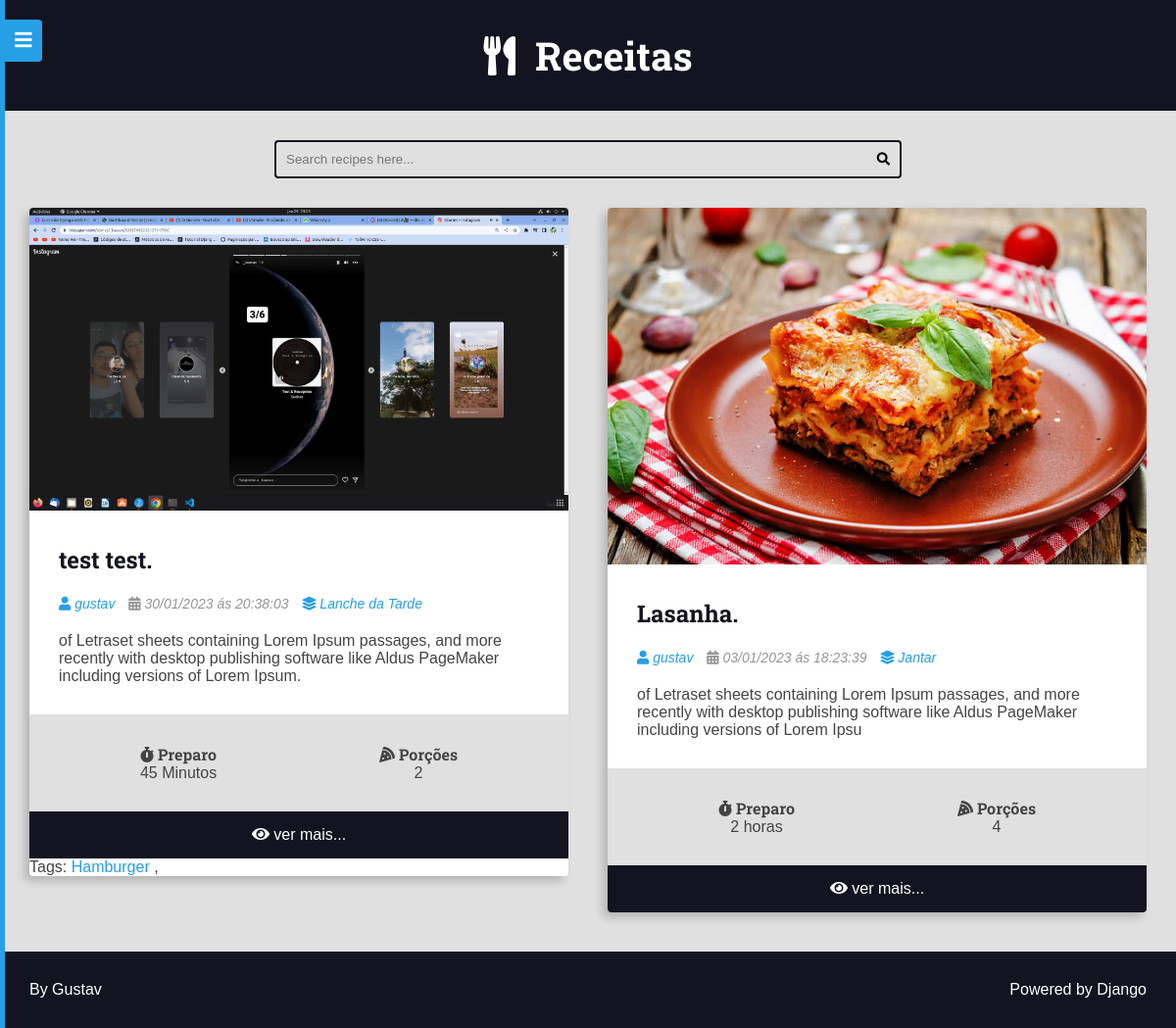
The page / on the database its author committed.
### recipes/models.py (models this page shows, shortened)
class Recipe(models.Model):
    title = models.CharField(max_length=65)
    description = models.CharField(max_length=165)
    slug = models.SlugField(unique=True)
    preparation_time = models.IntegerField()
    preparation_time_unit = models.CharField(max_length=65)
    servings = models.IntegerField()
    servings_unit = models.CharField(max_length=65)
    preparation_steps = models.TextField()
    preparation_steps_is_html = models.BooleanField(default=False)
    created_at = models.DateTimeField(auto_now_add=True)
    updated_at = models.DateTimeField(auto_now=True)
    is_published = models.BooleanField(default=False)
    cover = models.ImageField(
        upload_to='recipes/covers/%Y/%m/%d/',  blank=True,  default=''
        )
    category = models.ForeignKey(
        Category, on_delete=models.SET_NULL, null=True, default=None
        )
    author = models.ForeignKey(User, on_delete=models.SET_NULL, null=True)
    tags = GenericRelation(Tag, related_query_name='recipes')

class Category(models.Model):
    name = models.CharField(max_length=60)

### tag/models.py (models this page shows, shortened)
class Tag(models.Model):
    name = models.CharField(max_length=255)
    slug = models.SlugField(unique=True)
    content_type = models.ForeignKey(ContentType, on_delete=models.CASCADE)
    object_id = models.CharField(max_length=1000)
    content_object = GenericForeignKey('content_type', 'object_id')  # noqa

### recipes/views.py (the view)
# urls.py: 2. Add a URL to urlpatterns:  path('', views.home, name='home')
def home(request: HttpRequest) -> HttpResponse:
    recipes: QueryDict = Recipe.objects.filter(is_published=True).order_by('-id').select_related('category', 'author')  # noqa: E501
    page_obj, pagination_range = make_pagination(
            request=request,
            query_set=recipes,
            per_page=PER_PAGE,
            qty_pages=4
    )
    return render(
        request, 'recipes/pages/home.html', context={'recipes': page_obj, 'pagination_range': pagination_range}  # noqa: E501
        )

### utils/pagination.py (called while the page is built)
def make_pagination(request: HttpRequest, qty_pages: int, query_set: QueryDict, per_page: str) -> tuple:  # noqa? E501
    try:
        current_page = int(request.GET.get('page', 1))
    except ValueError:
        current_page = 1
    paginator = Paginator(query_set, per_page)
    page_obj = paginator.get_page(current_page)
    pagination_range = make_pagination_range(
        paginator.page_range,
        qty_pages,
        current_page
    )
    return page_obj, pagination_range

### recipes/templates/recipes/pages/home.html (shortened to what this page needs)
{% extends 'global/base.html'%}
{% block 'content'%}
    <div class="main-content main-content-list container">
        {% for recipe in recipes %}
            {% include 'recipes/partials/recipe.html'%}
        {% empty %}
            <div class="center" style="margin-bottom: 550px;">
                <h1>There are no recipes here!</h1>
            </div>
        {% endfor %}
    </div>
{% endblock%}

### recipes/templates/recipes/partials/recipe.html (shortened to what this page needs)
<div class="recipe recipe-list-item">
    <div class="recipe-cover">
        {% if recipe.cover%}
            <a href="{% url  'recipes:recipe' recipe.id %}">
            <img src="{{recipe.cover.url}}" alt="Temporário">
            </a>
        {% endif %}
    </div>
    <div class="recipe-title-container">
        <h2 class="recipe-title">
            <a href="{% url  'recipes:recipe' recipe.id %}">
                {{recipe.title}}.
            </a>
        </h2>
    </div>
    <div class="recipe-author">
        {% if recipe.author is not None %}
        <span class="recipe-author-item">
            {% if recipe.author.profile %}
                <a href="{% url 'authors:profile' recipe.author.profile.id %}">
            {% endif %}
            <i class="fas fa-user"></i>
            {% if recipe.author.first_name %}
                {{ recipe.author.first_name }} {{ recipe.author.last_name }}
            {% else %}
                {{ recipe.author.username }}
            {% endif %}
            {% if recipe.author.profile %}
                </a>
            {% endif %}
        </span>
    {% endif %}
        <span class="recipe-author-item">
            <i class="fas fa-calendar-alt"></i>
            {{recipe.created_at|date:"d/m/Y"}} ás {{recipe.created_at|date:"H:i:s"}}
        </span>
        {% if recipe.category is not None%}
            <span class="recipe-author-item">
                <a href="{% url 'recipes:category' recipe.category.id %}">
                    <i class="fas fa-layer-group"></i>
                    <span>{{recipe.category.name}}</span>
                </a>
            </span>
        {% endif %}
    </div>
    <div class="recipe-content">
        <p>{{recipe.description}}</p>
    </div>
    <div class="recipe-meta-container">
        <div class="recipe-meta recipe-preparation">
            <h3 class="recipe-meta-title"><i class="fas fa-stopwatch"></i> Preparo</h3>
            <div class="recipe-meta-text">
                {{recipe.preparation_time}} {{recipe.preparation_time_unit}}
            </div>
        </div>
        <div class="recipe-meta recipe-servings">
            <h3 class="recipe-meta-title"><i class="fas fa-pizza-slice"></i> Porções</h3>
            <div class="recipe-meta-text">
                {{recipe.servings}} {{recipes.servings_unit}}
            </div>
        </div>
    </div>
    {% if is_detail_page is not True%}
        <footer class="recipe-footer">
            <a class="recipe-read-more button button-dark button-full-width" href="{% url 'recipes:recipe' recipe.id %}">
                <i class="fas fa-eye"></i>
                <span>ver mais...</span>
            </a>
        </footer>
    {% endif %}
    {% if recipe.tags.all %}
    <p>
        Tags:
        {% for tag in recipe.tags.all %}
            <a href="{% url 'recipes:tag' tag.slug %}">
                {{ tag.name }}
            </a>,
        {% endfor %}
    </p>
{% endif %}
</div>

### base_static/global/css/style.css (style rules this page uses)
:root { --color-primary: #269fe6; --color-primary-hover: #2086c2; --color-primary-dark: #13141f; --color-primary-dark-hover: #212336; --color-primary-light: #d4ecfa; --color-primary-light-hover: #bdd8e7; --color-white: #fff; --color-black: #000; --color-dark-text: #444; --color-info-light: #cce5ff; --color-debug-light: #cce5ff; --color-success-light: #d4edda; --color-alert-light: #fff3cd; --color-warning-light: #fff3cd; --color-error-light: #f8d7da; --color-info-dark: #4d86c4; --color-debug-dark: #4d86c4; --color-success-dark: #4a9c5d; --color-alert-dark: #927f40; --color-warning-dark: #927f40; --color-error-dark: #da525d; --color-gray-0: #f9f9f9; --color-gray-1: #e0e0e0; --color-gray-2: #c7c7c7; --color-gray-3: #aeaeae; --color-gray-4: #959595; --color-gray-5: #7d7d7d; --color-gray-6: #646464; --color-gray-7: #4b4b4b; --color-gray-8: #323232; --color-gray-9: #191919; --font-primary: sans-serif; --font-headings: 'Roboto Slab', serif; --spacing-gutter-medium: 3rem; --spacing-gutter-large: 4rem; }
* { padding: 0; margin: 0; box-sizing: border-box; }
html { font-size: 62.5%; }
body { font-size: 1.6rem; font-family: var(--font-primary); background: var(--color-gray-1); color: var(--color-dark-text); }
h1, h2, h3, h4, h5, h6 { font-family: var(--font-headings); }
img { max-width: 100%; }
a { color: var(--color-primary); text-decoration: none; }
.container { max-width: 144rem; margin: 0 auto; padding: var(--spacing-gutter-medium); }
.main-content { padding-top: 0; }
.main-content-list { display: grid; grid-template-columns: repeat(auto-fit, minmax(340px, 1fr)); gap: var(--spacing-gutter-large); }
.recipe { background: var(--color-white); box-shadow: -5px 5px 10px rgba(0, 0, 0, 0.2); transform: scale(1); transition: all 300ms ease-in-out; border-radius: 0.4rem; overflow: hidden; }
.recipe img { max-width: 100%; }
.recipe-list-item { max-width: 64rem; height: fit-content; }
.recipe-title-container { padding: var(--spacing-gutter-medium); padding-bottom: 2rem; }
.recipe-title-container a { text-decoration: none; color: var(--color-primary-dark); }
.recipe-author { padding: 0 var(--spacing-gutter-medium); }
.recipe-content { padding: var(--spacing-gutter-medium); padding-top: 2rem; }
.recipe-author-item { color: var(--color-gray-4); margin-right: 1rem; font-style: italic; font-size: 1.4rem; }
.recipe-author a { color: var(--color-primary); transition: all 300ms ease-in-out; text-decoration: none; }
.recipe-meta-container { display: flex; flex-flow: row wrap; padding: var(--spacing-gutter-medium); background: var(--color-gray-1); }
.recipe-meta { display: flex; flex-flow: column nowrap; flex-shrink: 1; flex-grow: 1; text-align: center; }
.recipe-meta-title { font-size: 1.6rem; }
.recipe-footer a { background: var(--color-primary-dark); display: block; color: var(--color-white); text-decoration: none; text-align: center; padding: 1.5rem var(--spacing-gutter-medium); transition: all 300ms ease-in-out; }

### rows shown on the page
Recipe: cover (picture), title "test test", author.username "gustav", created_at "30/01/2023", created_at "20:38:03", category.name "Lanche da Tarde", description "of Letraset sheets containing Lorem Ipsum passages, and more recently with desktop publishing software like Aldus PageMaker including versions of Lorem Ipsum.", preparation_time "45", preparation_time_unit "Minutos", servings "2"
Tag: name "Hamburger"
Recipe: cover (picture), title "Lasanha", author.username "gustav", created_at "03/01/2023", created_at "18:23:39", category.name "Jantar", description "of Letraset sheets containing Lorem Ipsum passages, and more recently with desktop publishing software like Aldus PageMaker including versions of Lorem Ipsu", preparation_time "2", preparation_time_unit "horas", servings "4"
